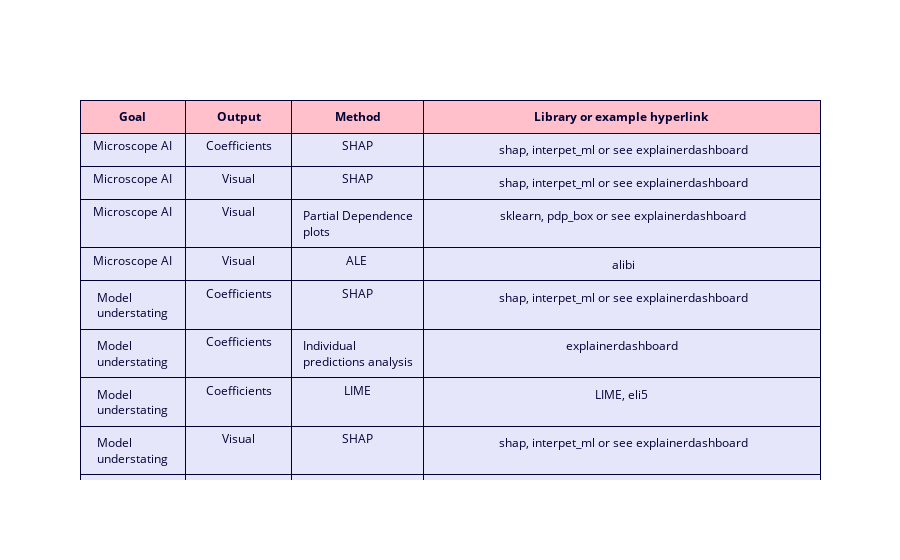

Notebook source saved alongside this figure:
### Code cell
fig = go.Figure(
    data=[
        go.Table(
            columnwidth = [0.8, 0.8, 1, 3],
            header=dict(
                values=[f"<b>{i}</b>" for i in general_table2.columns.to_list()],
                fill_color='pink'
                ),
            cells=dict(
                values=general_table2.transpose(), fill_color='lavender'),
            )
        ]
    )
fig.show()

### Figure 1 — Plotly figure (JSON) as saved in the notebook; plotly's stock layout.template omitted (floating-point values rounded to 4 significant figures)
{"data": [{"cells": {"fill": {"color": "lavender"}, "values": [["Microscope AI", "Microscope AI", "Microscope AI", "Microscope AI", "Model understating", "Model understating", "Model understating", "Model understating", "Model understating", "Model understating", "Model understating", "Model understating", "Model debugging", "Model debugging", "Model debugging", "Model debugging", "Model debugging", "Model debugging"], ["Coefficients", "Visual", "Visual", "Visual", "Coefficients", "Coefficients", "Coefficients", "Visual", "Visual", "Visual", "Visual", "Visual", "Visual", "Visual", "Visual", "Coefficients", "Coefficients", "Coefficients"], ["SHAP", "SHAP", "Partial Dependence plots", "ALE ", "SHAP", "Individual predictions analysis", "LIME", "SHAP", "Partial Dependence plots", "Contrafactual explanations", "Individual changes analysis", "ICE", "Individual changes analysis", "Individual predictions analysis", "Anchors", "Permutation importances", "SHAP", "Feature Importances"], [" <a href=\"https://shap.readthedocs.io/en/latest/index.html\">shap</a>, <a href=\"https://interpret.ml/docs/shap.html\">interpet_ml</a> or see <a href=\"https://explainerdashboard.readthedocs.io/en/latest/dashboards.html\">explainerdashboard</a>", " <a href=\"https://shap.readthedocs.io/en/latest/index.html\">shap</a>, <a href=\"https://interpret.ml/docs/shap.html\">interpet_ml</a> or see <a href=\"https://explainerdashboard.readthedocs.io/en/latest/dashboards.html\">explainerdashboard</a>", " <a href=\"https://scikit-learn.org/stable/modules/generated/sklearn.inspection.partial_dependence.html#sklearn.inspection.partial_dependence\">sklearn</a>, <a href=\"https://pdpbox.readthedocs.io/en/latest/\">pdp_box</a> or see <a href=\"https://explainerdashboard.readthedocs.io/en/latest/dashboards.html\">explainerdashboard</a>", " <a href=\"https://github.com/SeldonIO/alibi/blob/master/doc/source/examples/ale_classification.ipynb\">alibi</a>", " <a href=\"https://shap.readthedocs.io/en/latest/index.html\">shap</a>, <a href=\"https://interpret.ml/docs/shap.html\">interpet_ml</a> or see <a href=\"https://explainerdashboard.readthedocs.io/en/latest/dashboards.html\">explainerdashboard</a>", "<a href=\"https://explainerdashboard.readthedocs.io/en/latest/dashboards.html\">explainerdashboard</a>", " <a href=\"https://github.com/marcotcr/lime?ysclid=lde9mmnb1o897888624\">LIME</a>, <a href=\"https://eli5.readthedocs.io/en/latest/blackbox/lime.html/\">eli5</a> ", " <a href=\"https://shap.readthedocs.io/en/latest/index.html\">shap</a>, <a href=\"https://interpret.ml/docs/shap.html\">interpet_ml</a> or see <a href=\"https://explainerdashboard.readthedocs.io/en/latest/dashboards.html\">explainerdashboard</a>", " <a href=\"https://scikit-learn.org/stable/modules/generated/sklearn.inspection.partial_dependence.html#sklearn.inspection.partial_dependence\">sklearn</a>, <a href=\"https://pdpbox.readthedocs.io/en/latest/\">pdp_box</a> or see <a href=\"https://explainerdashboard.readthedocs.io/en/latest/dashboards.html\">explainerdashboard</a>", "<a href=\"https://interpret.ml/DiCE/dice_ml.html#\">dice_ml</a>", "<a href=\"https://explainerdashboard.readthedocs.io/en/latest/dashboards.html\">explainerdashboard</a>", "<a href=\"https://explainerdashboard.readthedocs.io/en/latest/dashboards.html\">explainerdashboard</a>", "<a href=\"https://explainerdashboard.readthedocs.io/en/latest/dashboards.html\">explainerdashboard</a>", "<a href=\"https://explainerdashboard.readthedocs.io/en/latest/dashboards.html\">explainerdashboard</a>", "<a href=\"https://docs.seldon.io/projects/alibi/en/stable/explanations/examples.html#anchors\">alibi</a>", "<a href=\"https://eli5.readthedocs.io/en/latest/\">eli5</a>", " <a href=\"https://shap.readthedocs.io/en/latest/index.html\">shap</a>, <a href=\"https://interpret.ml/docs/shap.html\">interpet_ml</a> or see <a href=\"https://explainerdashboard.readthedocs.io/en/latest/dashboards.html\">explainerdashboard</a>", "<a href=\"https://github.com/oracle/skater/blob/main/examples/sklearn-classifiers.ipynb\">eli5</a> or as a method in sklearn.ensemble models, XGBoost, CatBoost and LightGBM packages"]]}, "columnwidth": [0.8, 0.8, 1, 3], "header": {"fill": {"color": "pink"}, "values": ["<b>Goal</b>", "<b>Output</b>", "<b>Method</b>", "<b>Library or example hyperlink</b>"]}, "type": "table"}], "layout": {"autosize": true}}
